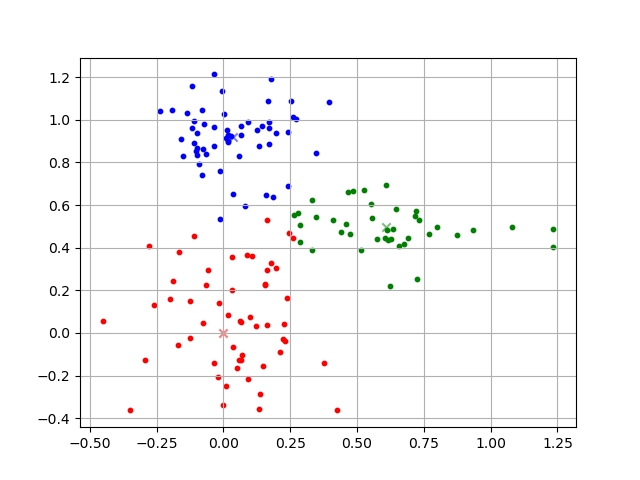

Write Python code to recreate this figure.
# 2次元プロットデータ（3クラス）のデータを読み込んで，k-means法でクラスタリングする
import numpy as np
import matplotlib.pyplot as plt

# 2点間距離を測る関数
def distance(a, b):
    dist = 0.0
    for i in range(len(a)):
        dist += (a[i] - b[i])**2
    dist =  np.sqrt(dist)    
    return dist

# データを読み込む
data = np.loadtxt("data.csv", delimiter=",")

#初期値
val0 = np.array([0,0])
val1 = np.array([-0.25,1])
val2 = np.array([0.75,0.25])

dist = [0,0,0]


index = 0
count = 0

i = 0
class0 = []
class1 = []
class2 = []
#クラス分け
while True:
    while index < len(data):
        dist[0] = np.linalg.norm(val0-data[index])
    
        dist[1] = np.linalg.norm(val1-data[index])
    
        dist[2] = np.linalg.norm(val2-data[index])

        minIndex  = dist.index(min(dist))

        if minIndex == 0:
            class0.append(data[index])
        elif minIndex == 1:
            class1.append(data[index])
        elif minIndex == 2:
            class2.append(data[index])
        dist[0] = 0
        dist[1] = 0
        dist[2] = 0
        index += 1

    #比較するために重心を記録
    beforeVal0x = val0[0]
    beforeVal0y = val0[1]
    beforeVal1x = val1[0]
    beforeVal1y = val1[1]
    beforeVal2x = val2[0]
    beforeVal2y = val2[1]
        
    val0x = 0
    val0y = 0
    val1x = 0
    val1y = 0
    val2x = 0
    val2y = 0
    
    #xとyの合計,重心を測る
    size = 0
    while size < len(class0):
        val0x += class0[size][0]
        val0y += class0[size][1]
        size += 1
    size = 0
    while size < len(class1):
        val1x += class1[size][0]
        val1y += class1[size][1]
        size += 1
    size = 0
    while size < len(class2):
        val2x += class2[size][0]
        val2y += class2[size][1]
        size += 1
            
    val0[0] = round(val0x/len(class0),5)
    val0[1] = round(val0y/len(class0),5)
    
    val1[0] = round(val1x/len(class1),5)
    val1[1] = round(val1y/len(class1),5)
   
    val2[0] = round(val2x/len(class2),5)
    val2[1] = round(val2y/len(class2),5)


    print(beforeVal0x,beforeVal0y ,val0)
    print(beforeVal1x,beforeVal1y ,val1)
    print(beforeVal2x,beforeVal2y ,val2)

    if beforeVal0x == val0[0] and beforeVal0y == val0[0]:
        count += 1

    if beforeVal1x == val1[0] and beforeVal1y == val1[0]:
        count += 1

    if beforeVal2x == val2[0] and beforeVal2y == val2[0]:
        count += 1
    if count == 3:
        break
    

#表示
plt.scatter(val0[0],val0[1],marker = "x",color = "r",alpha = 0.5)
plt.scatter(val1[0],val1[1],marker = "x",color = "b",alpha = 0.5)
plt.scatter(val2[0],val2[1],marker = "x",color = "g",alpha = 0.5)
size = 0
while size < len(class0):
    plt.scatter(class0[size][0],class0[size][1],s = 10,color = "r")
    size += 1
size = 0
while size < len(class1):
    plt.scatter(class1[size][0],class1[size][1],s = 10,color = "b")
    size += 1
size = 0
while size < len(class2):
    plt.scatter(class2[size][0],class2[size][1],s = 10,color = "g")
    size += 1

plt.grid()
plt.show()
